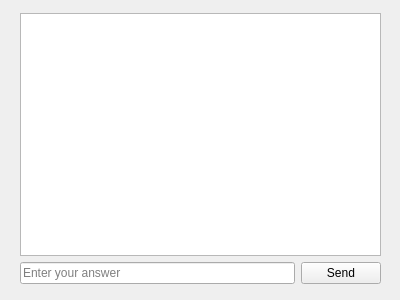
<?xml version="1.0" encoding="UTF-8"?>
<ui version="4.0">
 <class>FormTask</class>
 <widget class="QWidget" name="FormTask">
  <property name="geometry">
   <rect>
    <x>0</x>
    <y>0</y>
    <width>400</width>
    <height>300</height>
   </rect>
  </property>
  <property name="windowTitle">
   <string>Form</string>
  </property>
  <widget class="QWidget" name="verticalLayoutWidget">
   <property name="geometry">
    <rect>
     <x>20</x>
     <y>13</y>
     <width>361</width>
     <height>271</height>
    </rect>
   </property>
   <layout class="QVBoxLayout" name="verticalLayout">
    <item>
     <widget class="QTextBrowser" name="TextBrowser_Task"/>
    </item>
    <item>
     <layout class="QHBoxLayout" name="horizontalLayout">
      <item>
       <widget class="QLineEdit" name="lineEdit_Answer">
        <property name="placeholderText">
         <string>Enter your answer</string>
        </property>
       </widget>
      </item>
      <item>
       <widget class="QPushButton" name="pushButton">
        <property name="text">
         <string>Send</string>
        </property>
       </widget>
      </item>
     </layout>
    </item>
   </layout>
  </widget>
 </widget>
 <resources/>
 <connections/>
</ui>
